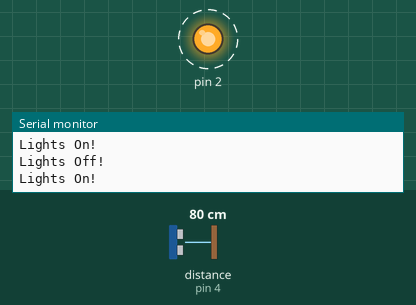
This sketch was run on a simulated Arduino Uno, built with avr-gcc and run on an emulated ATmega328P. Shown: output pins drawn as LEDs (lit = HIGH), the last lines printed to the serial monitor. Wiring (inferred from the names in the program): ultrasonic range finder: trigger pin 3; echo pin 4. Dashed ring = blinking. The inputs (shaded band) are chosen by the test bench; at power-on: distance to the obstacle (sensor on pin 4) 80 cm. The echo pulse lasts 58.3 µs per cm; pins used as bus, display or sensor lines are not drawn.

Above: at 1.3 s.
1.4 s: distance to the obstacle (sensor on pin 4) set to 100 cm
4.4 s: distance to the obstacle (sensor on pin 4) set to 106 cm
At 5.2 s:
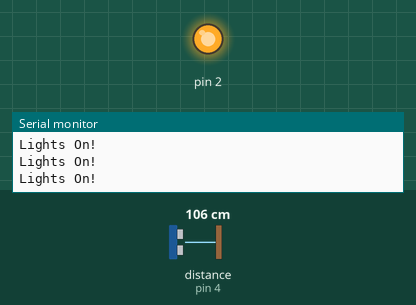
5.9 s: distance to the obstacle (sensor on pin 4) set to 2 cm
At 8.8 s:
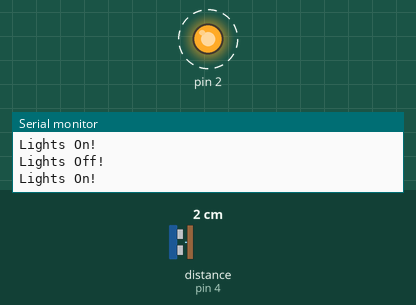
8.9 s: distance to the obstacle (sensor on pin 4) set to 120 cm
At 10.0 s:
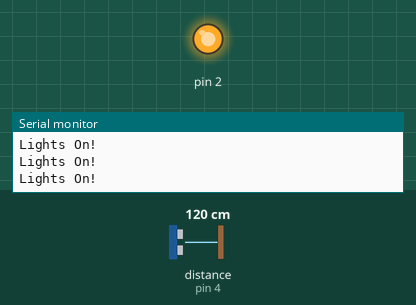
Timing chart, 0 to 11.4 s (numbered marks = the images above; inputs shaded):
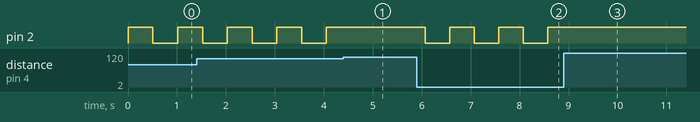

The sketch:

RoomAutomation.ino
```cpp
const int trigPin = 3;
const int echoPin = 4;

int counter=0;
unsigned long duration, distance;

void setup() {
  // put your setup code here, to run once:
  pinMode(trigPin, OUTPUT);
  pinMode(2, OUTPUT);
  pinMode(echoPin, INPUT);
  Serial.begin(9600);
}

int Dist()
{
  digitalWrite(trigPin, LOW);
  delayMicroseconds(2);
  digitalWrite(trigPin, HIGH);
  delayMicroseconds(5);
  digitalWrite(trigPin, LOW);
  duration = pulseIn(echoPin, HIGH);
  distance = duration*0.017;
  return distance;
}

void loop() {
  // put your main code here, to run repeatedly:

  int measuredDist = Dist();
  //Serial.println(measuredDist);

  while(measuredDist<=100) {
     counter++;
     //Serial.println("Counter is "+counter);
     break;
  }

 if(counter%2!=0) {
  Serial.println("Lights On!");
  digitalWrite(2,HIGH);
 }

 else if(counter%2==0) {
  Serial.println("Lights Off!");
  digitalWrite(2,LOW);
 }
  //Serial.println(duration);
 delay(500);
}
```

Measured:
- the behaviour switches between 102 and 103 cm on distance to the obstacle (sensor on pin 4) (found by bisection; images 0 and 1)
- after the input at 4.4 s, pin 2: stays HIGH (without the input it goes to LOW after 0.16 s)
- after the input at 5.9 s, pin 2: alternates HIGH for 0.50 s and LOW for 0.50 s, starting after 0.18 s
- after the input at 8.9 s, pin 2: stops changing and stays HIGH
- by itself, pin 2: alternates HIGH for 0.51 s and LOW for 0.51 s
